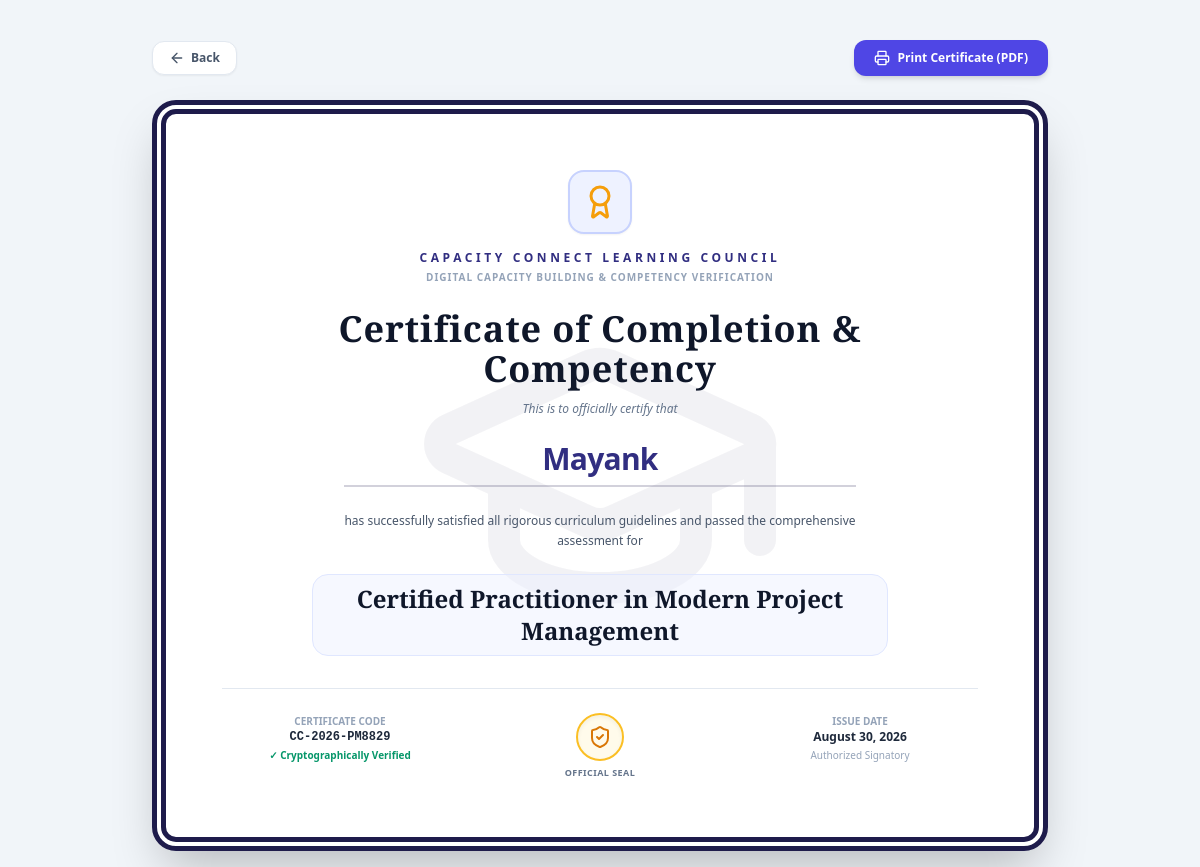
/certificate/CC-2026-PM8829, run on the app's committed database.
### models.py (models this page shows)
class Certificate(db.Model):
    __tablename__ = 'certificates'
    id = db.Column(db.Integer, primary_key=True)
    user_id = db.Column(db.Integer, db.ForeignKey('users.id'), nullable=False)
    course_id = db.Column(db.Integer, db.ForeignKey('courses.id'), nullable=True)
    assessment_id = db.Column(db.Integer, db.ForeignKey('assessments.id'), nullable=True)
    cert_code = db.Column(db.String(64), unique=True, nullable=False, index=True)
    title = db.Column(db.String(200), nullable=False)
    recipient_name = db.Column(db.String(150), nullable=False)
    issuer = db.Column(db.String(150), default='Capacity Connect Certification Board')
    score = db.Column(db.Float, nullable=True)
    issue_date = db.Column(db.DateTime, default=utcnow)
    external_cert = db.Column(db.Boolean, default=False)
    file_path = db.Column(db.String(255), default='')

### app.py (the view)
    @app.route('/certificate/<cert_code>')
    def view_certificate(cert_code):
        cert = Certificate.query.filter_by(cert_code=cert_code).first()
        if not cert:
            abort(404)
        return render_template('certificate.html', cert=cert)

### templates/certificate.html (shortened to what this page needs)
﻿<!DOCTYPE html>
<html lang="en">
<head>
  <script src="https://cdn.tailwindcss.com"></script>
</head>
<body class="bg-slate-100 min-h-screen flex flex-col items-center justify-center p-4 antialiased text-slate-800">
  <div class="no-print max-w-4xl w-full mb-6 flex items-center justify-between">
    <a href="javascript:history.back()" class="flex items-center gap-1.5 text-xs font-bold text-slate-600 hover:text-slate-900 bg-white px-4 py-2 rounded-xl shadow-sm border border-slate-200">
      <i data-lucide="arrow-left" class="w-4 h-4"></i>
      <span>Back</span>
    </a>
    <div class="flex items-center gap-2">
      <button onclick="window.print()" class="flex items-center gap-2 text-xs font-bold text-white bg-indigo-600 hover:bg-indigo-700 px-5 py-2.5 rounded-xl shadow-md transition">
        <i data-lucide="printer" class="w-4 h-4"></i>
        <span>Print Certificate (PDF)</span>
      </button>
    </div>
  </div>
  <div class="cert-container max-w-4xl w-full bg-white rounded-3xl p-10 md:p-14 border-[14px] border-double border-indigo-950 shadow-2xl relative overflow-hidden text-center">
    <div class="absolute inset-0 flex items-center justify-center opacity-5 pointer-events-none">
      <i data-lucide="graduation-cap" class="w-96 h-96 text-indigo-950"></i>
    </div>
    <div class="relative z-10">
      <div class="w-16 h-16 rounded-2xl bg-indigo-50 border-2 border-indigo-200 text-indigo-900 flex items-center justify-center mx-auto mb-4 shadow-sm">
        <i data-lucide="award" class="w-9 h-9 text-amber-500"></i>
      </div>
      <div class="text-xs font-extrabold uppercase tracking-[0.3em] text-indigo-900 mb-1">
        Capacity Connect Learning Council
      </div>
      <div class="text-[10px] tracking-widest uppercase text-slate-400 font-semibold mb-6">
        Digital Capacity Building & Competency Verification
      </div>
      <h1 class="font-serif-title text-3xl md:text-4xl text-slate-900 font-black tracking-wide mb-3">
        Certificate of Completion & Competency
      </h1>
      <p class="text-xs text-slate-500 italic max-w-md mx-auto mb-6">
        This is to officially certify that
      </p>
      <div class="text-2xl md:text-3xl font-extrabold text-indigo-900 tracking-tight border-b-2 border-indigo-950/20 max-w-lg mx-auto pb-2 mb-6">
        {{ cert.recipient_name }}
      </div>
      <p class="text-xs text-slate-600 max-w-xl mx-auto leading-relaxed mb-6 font-medium">
        has successfully satisfied all rigorous curriculum guidelines and passed the comprehensive assessment for
      </p>
      <div class="font-serif-title text-xl md:text-2xl font-bold text-slate-900 mb-8 max-w-xl mx-auto px-4 py-2 bg-indigo-50/50 rounded-2xl border border-indigo-100">
        {{ cert.title }}
      </div>
      <div class="grid grid-cols-1 md:grid-cols-3 gap-6 pt-6 border-t border-slate-200 text-xs">
        <div class="text-left md:text-center">
          <span class="text-[10px] font-bold uppercase text-slate-400 block">Certificate Code</span>
          <span class="font-mono font-bold text-slate-800">{{ cert.cert_code }}</span>
          <span class="text-[10px] text-emerald-600 block mt-0.5 font-semibold">&#10003; Cryptographically Verified</span>
        </div>
        <div class="flex flex-col items-center justify-center">
          <div class="w-12 h-12 rounded-full border-2 border-amber-400 bg-amber-50 flex items-center justify-center shadow-inner">
            <i data-lucide="shield-check" class="w-6 h-6 text-amber-600"></i>
          </div>
          <span class="text-[9px] uppercase font-bold tracking-wider text-slate-500 mt-1">Official Seal</span>
        </div>
        <div class="text-left md:text-center">
          <span class="text-[10px] font-bold uppercase text-slate-400 block">Issue Date</span>
          <span class="font-bold text-slate-800">{{ cert.issue_date.strftime('%B %d, %Y') }}</span>
          <span class="text-[10px] text-slate-400 block mt-0.5">Authorized Signatory</span>
        </div>
      </div>
    </div>
  </div>
</body>
</html>

### templates/certificate.html (style rules this page uses)
.font-serif-title { font-family: 'Cinzel', serif; }

### data on the page
Certificate: recipient_name "Mayank", title "Certified Practitioner in Modern Project Management", cert_code "CC-2026-PM8829", issue_date "August 30, 2026"
